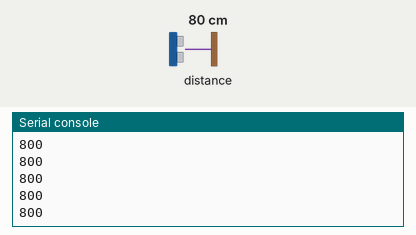
Recording of a program running on a simulated Raspberry Pi Pico running MicroPython. On the bench: the last lines printed to the serial console. The test bench sets the inputs (shaded band); at power-on: distance to the obstacle 80 cm. Library files of the repository ran but are not shown: VL53L0X.py.

Above: at 1.2 s.
1.3 s: distance to the obstacle set to 2 cm
At 2.2 s:
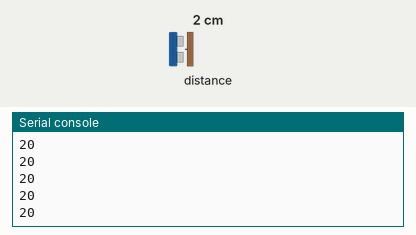
2.8 s: distance to the obstacle set to 4 cm
At 3.6 s:
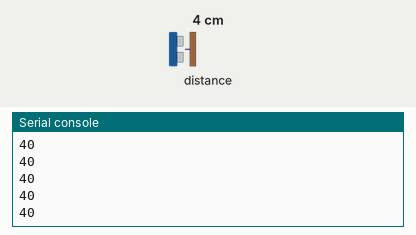
Timing chart, 0 to 5.8 s (numbered marks = the images above; inputs shaded):
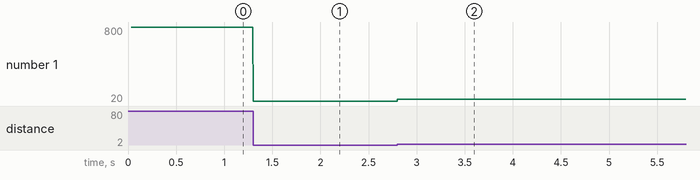

The program:

10-tof-print.py
```python
# Demo for Maker Pi RP2040 board

from machine import Pin, PWM, I2C
import time
import VL53L0X
import config

I2C_SDA_PIN = config.I2C_SDA_PIN
I2C_SCL_PIN = config.I2C_SCL_PIN
I2C_BUS = config.I2C_BUS

sda=Pin(I2C_SDA_PIN) # row one on our standard Pico breadboard
scl=Pin(I2C_SCL_PIN) # row two on our standard Pico breadboard
i2c=I2C(I2C_BUS, sda=sda, scl=scl, freq=400000)
print("Device found at decimal", i2c.scan())


delay = .05

# calibration parameters
zero_dist = 65 # distance measure when an object is about 1/2 cm away
max_dist = 350 # max distance we are able to read
scale_factor = .2

# Create a VL53L0X object
tof = VL53L0X.VL53L0X(i2c)

# get the normalized time-of-flight distance
def get_distance():
    global zero_dist, scale_factor
    tof_distance = tof.read()
    if tof_distance > max_dist:
        return tof_distance
    # if our current time-of-flight distance is lower than our zero distance then reset the zero distance
    if tof_distance < zero_dist:
        zero_dist = tof_distance
    return  int((tof_distance - zero_dist) * scale_factor)


# start our time-of-flight sensor
tof.start()

# just get the raw number
while True:
    print(tof.read())
```

config.py
```python
# Hardware configuration for the Cytron Maker Pi RP2040
# Base Bot: motors, NeoPixels, speaker, and a VL53L0X time-of-flight sensor.
# Every lab in this folder imports this file instead of repeating pin
# numbers, so the whole kit only needs to be described in one place.

# ---------------------------------------------------------------------------
# Motor driver (H-bridge on GP8-GP11)
# ---------------------------------------------------------------------------
RIGHT_FORWARD_PIN = 9
RIGHT_REVERSE_PIN = 8
LEFT_FORWARD_PIN = 10
LEFT_REVERSE_PIN = 11
MOTOR_PWM_FREQUENCY = 50
MAX_POWER_LEVEL = 65025

# ---------------------------------------------------------------------------
# NeoPixel LEDs
# ---------------------------------------------------------------------------
NEOPIXEL_PIN = 18
NUMBER_NEOPIXELS = 2

# ---------------------------------------------------------------------------
# Piezo speaker
# ---------------------------------------------------------------------------
SPEAKER_PIN = 22

# ---------------------------------------------------------------------------
# Servo (optional) - Maker Pi RP2040 servo header 1. The base-bot labs don't
# use a servo; this is the pin the textbook's servo examples expect.
# The board's four servo headers are GP12-GP15.
# ---------------------------------------------------------------------------
SERVO_PIN = 12

# ---------------------------------------------------------------------------
# I2C bus 0 - VL53L0X time-of-flight distance sensor
# ---------------------------------------------------------------------------
I2C_BUS = 0
I2C_SDA_PIN = 16
I2C_SCL_PIN = 17
TIME_OF_FLIGHT_I2C_ADDRESS = 41
```

Measured:
- after the input at 1.3 s, the serial console: prints a new line at once (image 1)
- after the input at 2.8 s, the serial console: prints a new line at once (image 2)
- plotted number 1: 800 → 20 after the input at 1.3 s, 20 → 40 after the input at 2.8 s
